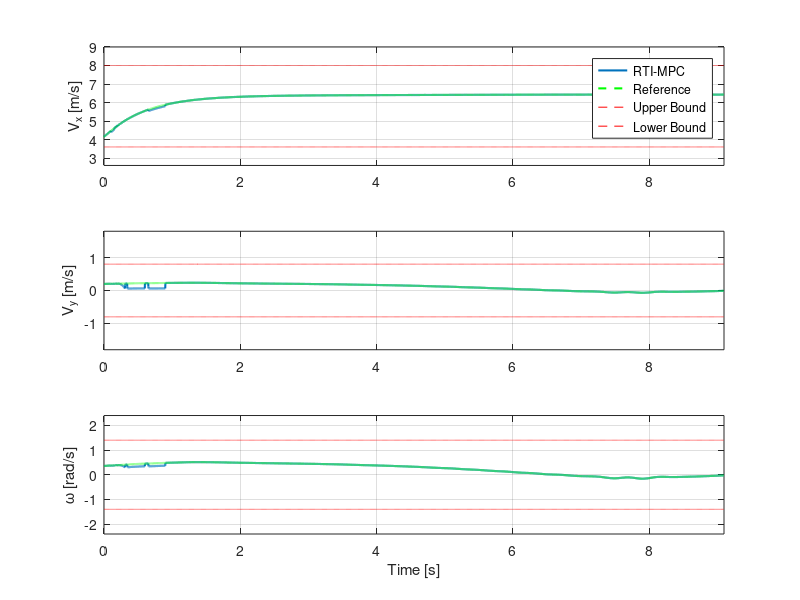
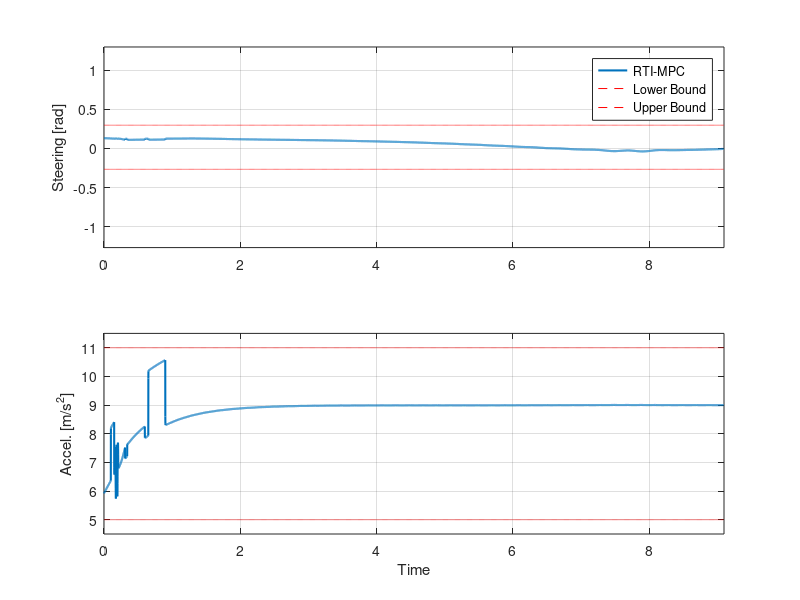
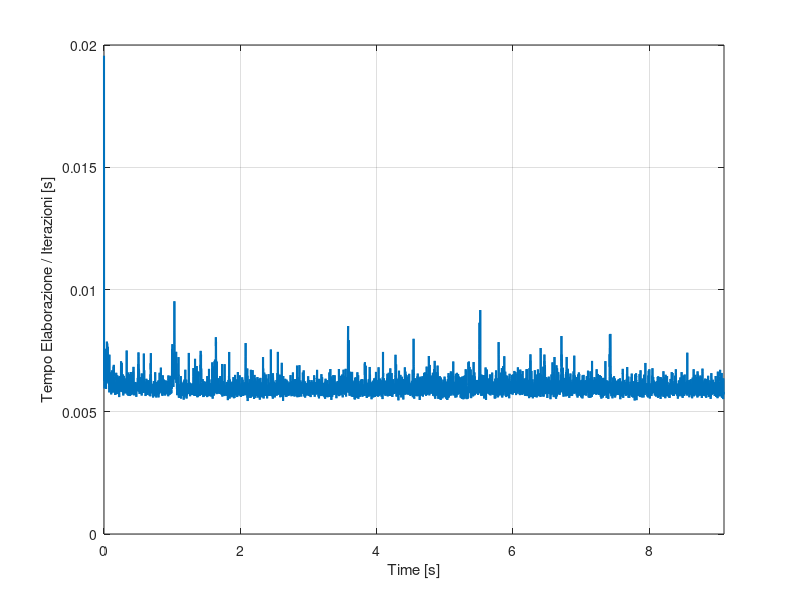
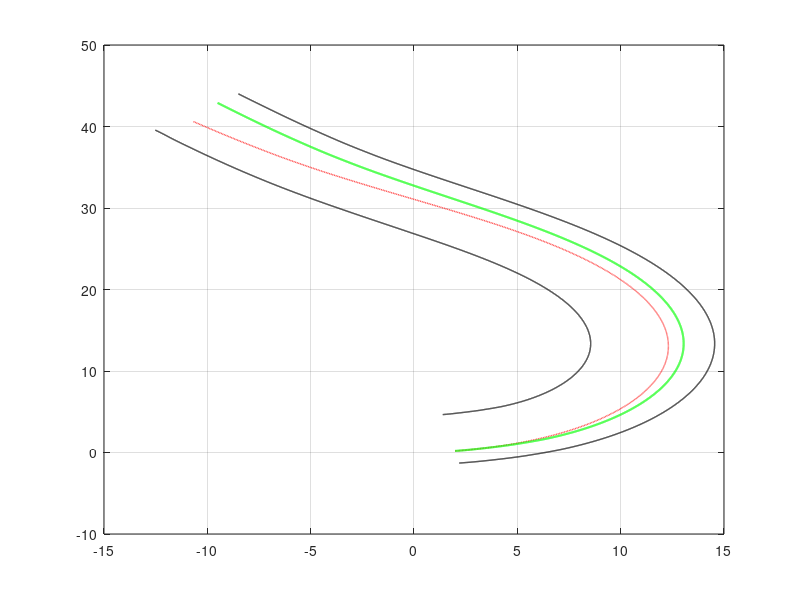

Here is the MATLAB script that generated these plots, in order: (Note: this script raises an error after producing the figures.)
close all; clear; clc;

% Plot dei risultati ottenuti

SchedVars_Limits = [  3.6  8.0; %3.6 15
                     -0.8  0.8;
                     -1.4  1.4;
                     -0.267 0.297;
                     5.0  11.0    ]; %-2 13
n = 3;

switch n
    case 1
        load Traiettoria1.mat
        
    case 2
        load Traiettoria2.mat
        
    case 3
        load Traiettoria3.mat
end

figure(1) % Plot degli Stati
subplot(3,1,1)
plot(Time(1:i),x_hat(1,1:i),'LineWidth',1.5);
hold on
plot(Time(1:i),Vx_ref(1:i),'g--','LineWidth',1.5);
xlim([min(Time) max(Time)]);
ylim([SchedVars_Limits(1,1)-1 SchedVars_Limits(1,2)+1]);
plot(Time(1:i),ones(1,i).*SchedVars_Limits(1,1),'r--');
plot(Time(1:i),ones(1,i).*SchedVars_Limits(1,2),'r--');
grid on;
legend('RTI-MPC','Reference','Upper Bound','Lower Bound');
ylabel('V_x [m/s]');
subplot(3,1,2)
plot(Time(1:i),x_hat(2,1:i),'LineWidth',1.5);
hold on
plot(Time(1:i),Vy_ref(1:i),'g--','LineWidth',1.5);
plot(Time(1:i),ones(1,i).*SchedVars_Limits(2,1),'r--');
plot(Time(1:i),ones(1,i).*SchedVars_Limits(2,2),'r--');
xlim([min(Time) max(Time)]);
ylim([SchedVars_Limits(2,1)-1 SchedVars_Limits(2,2)+1]);
grid on;
ylabel('V_y [m/s]');
subplot(3,1,3)
plot(Time(1:i),x_hat(3,1:i),'LineWidth',1.5);
hold on
plot(Time(1:i),Omega_ref(1:i),'g--','LineWidth',1.5);
plot(Time(1:i),ones(1,i).*SchedVars_Limits(3,1),'r--');
plot(Time(1:i),ones(1,i).*SchedVars_Limits(3,2),'r--');
xlim([min(Time) max(Time)]);
ylim([SchedVars_Limits(3,1)-1 SchedVars_Limits(3,2)+1]);
grid on;
ylabel('\omega [rad/s]');
xlabel('Time [s]');

figure(2) % Plot dell'Ingresso
subplot(2,1,1)
plot(Time(1:i),u_hat(1,1:i),'LineWidth',1.5);
hold on
plot(Time(1:i),ones(1,i).*SchedVars_Limits(4,1),'r--');
plot(Time(1:i),ones(1,i).*SchedVars_Limits(4,2),'r--');
legend('RTI-MPC','Lower Bound','Upper Bound');
xlim([min(Time) max(Time)]);
ylim([SchedVars_Limits(4,1)-1 SchedVars_Limits(4,2)+1]);
grid on;
ylabel('Steering [rad]');
subplot(2,1,2)
plot(Time(1:i),u_hat(2,1:i),'LineWidth',1.5);
hold on
plot(Time(1:i),ones(1,i).*SchedVars_Limits(5,1),'r--');
plot(Time(1:i),ones(1,i).*SchedVars_Limits(5,2),'r--');
xlim([min(Time) max(Time)]);
ylim([SchedVars_Limits(5,1)-0.5 SchedVars_Limits(5,2)+0.5]);
grid on;
ylabel('Accel. [m/s^2]');
xlabel('Time');

figure(3) % Plot del tempo computazionale di risoluzione dell'OP
plot(Time(1:i),ET_MPC,'LineWidth',1.5);
grid on
ylabel('Tempo Elaborazione / Iterazioni [s]');
xlabel('Time [s]');
xlim([min(Time) max(Time)]);

if n == 3
    % Costruzione della Strada
    Pose       = zeros(2,length(X_ref));
    NewPose    = zeros(2,length(X_ref));
    RightLine  = zeros(2,length(X_ref));
    LeftLine   = zeros(2,length(X_ref));
    CenterLine = zeros(2,length(X_ref));

    for ii=1:length(X_ref)
        Pose(:,ii)        = [X(ii); Y(ii)];
        R                 = [cos(THETA_ref(ii)) sin(THETA_ref(ii)); -sin(THETA_ref(ii)) cos(THETA_ref(ii))];
        NewPose(:,ii)     = R*Pose(1:2,ii);
        RightLine(:,ii)   = NewPose(1:2,ii) + [0; 4.5];
        LeftLine(:,ii)    = NewPose(1:2,ii) - [0; 1.5];
        CenterLine(:,ii)  = NewPose(1:2,ii) + [0; 1.5];
        RightLine(:,ii)   = inv(R)*RightLine(1:2,ii);
        LeftLine(:,ii)    = inv(R)*LeftLine(1:2,ii);
        CenterLine(:,ii)    = inv(R)*CenterLine(1:2,ii);
    end
    
    figure(5) % Plot nel piano X e Y
    p1 = plot(LeftLine(1,1:end),LeftLine(2,1:end),'k','LineWidth',1);
    hold on
    p2 = plot(RightLine(1,1:end), RightLine(2,1:end),'k','LineWidth',1);
    p3 = plot(X_ref(1:8800),Y_ref(1:8800), '--r','LineWidth',1);
    p4 = plot(X,Y,'g','LineWidth',1.5);
    grid on
    set(get(get(p1,'Annotation'),'LegendInformation'),'IconDisplayStyle','off');
    set(get(get(p2,'Annotation'),'LegendInformation'),'IconDisplayStyle','off');
    legend('Reference','Trajectory');
    xlabel('X [m]')
    ylabel('Y [m]')
end